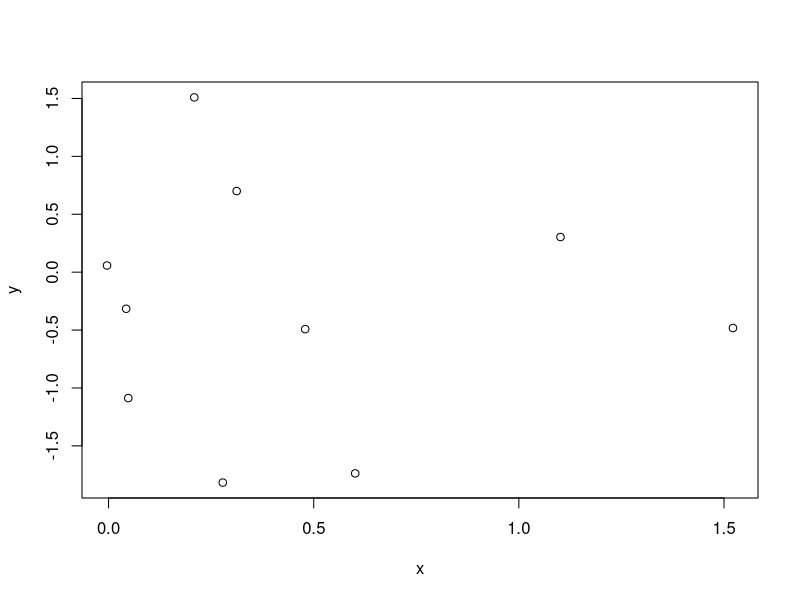
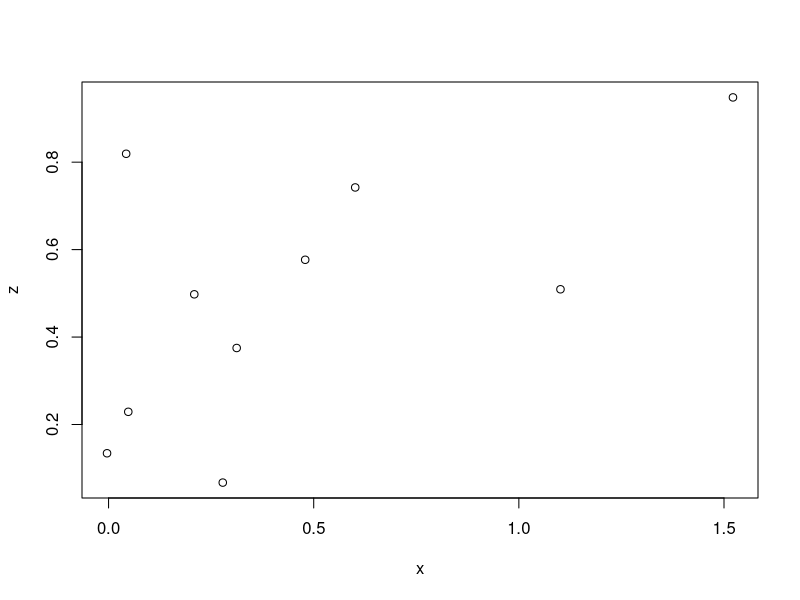
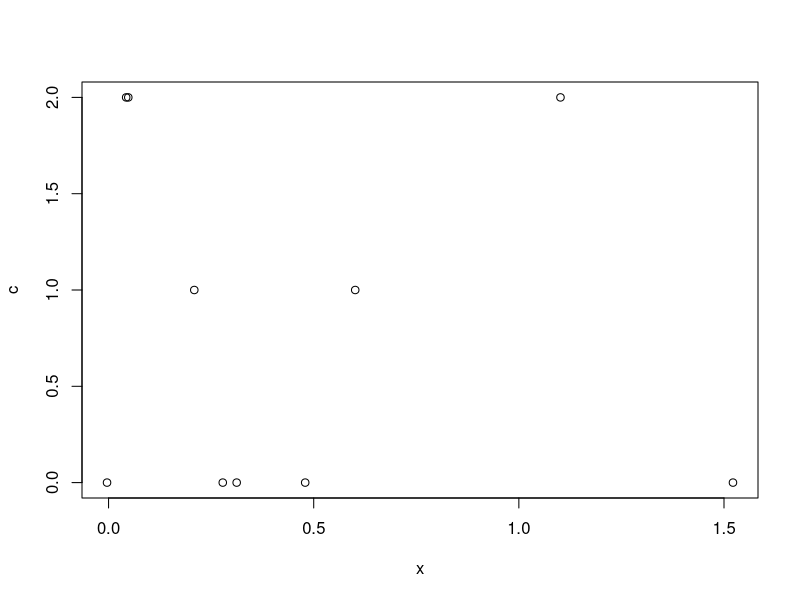

Source code (R) for these figures, in order:
# Description

# This file is a test file to check if merging can
# happen gracefully. Matthieu modifies the top of 
# the file while Seba is working at the end of the file.

x = rnorm(10)
y = rnorm(10)

plot(x, y)

z = runif(10)

plot(x, z)

# Another comment


# Some modifications to the code
c<-rpois(10,1)
plot(x,c)

# A comment